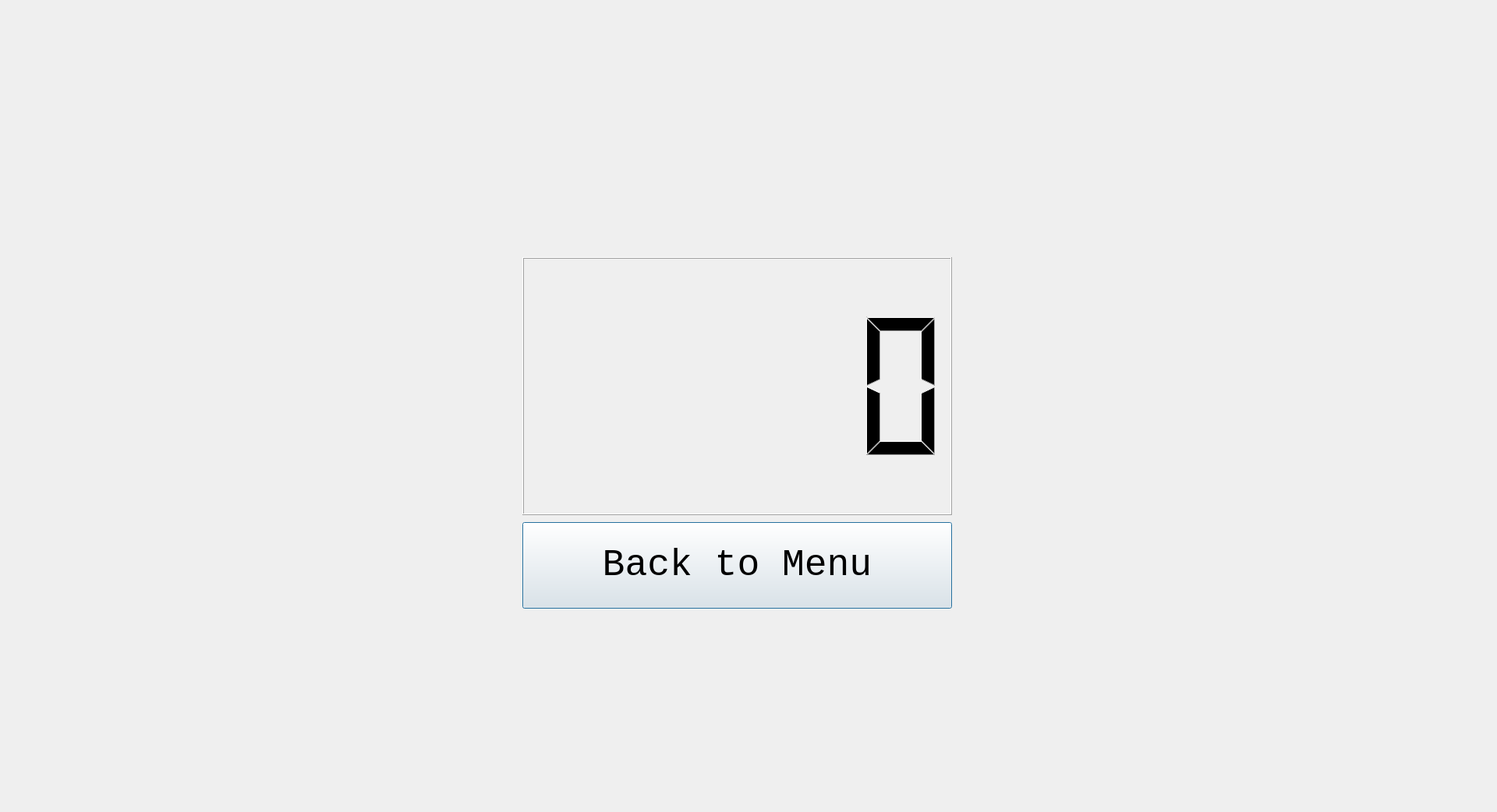
<?xml version="1.0" encoding="UTF-8"?>
<ui version="4.0">
 <class>Dialog2</class>
 <widget class="QDialog" name="Dialog2">
  <property name="geometry">
   <rect>
    <x>0</x>
    <y>0</y>
    <width>1920</width>
    <height>1042</height>
   </rect>
  </property>
  <property name="minimumSize">
   <size>
    <width>1920</width>
    <height>1042</height>
   </size>
  </property>
  <property name="baseSize">
   <size>
    <width>1920</width>
    <height>1042</height>
   </size>
  </property>
  <property name="windowTitle">
   <string>Dialog</string>
  </property>
  <widget class="QPushButton" name="pushButton">
   <property name="geometry">
    <rect>
     <x>670</x>
     <y>670</y>
     <width>551</width>
     <height>111</height>
    </rect>
   </property>
   <property name="font">
    <font>
     <family>Consolas</family>
     <pointsize>36</pointsize>
    </font>
   </property>
   <property name="text">
    <string>Back to Menu</string>
   </property>
  </widget>
  <widget class="QLCDNumber" name="lcdNumber">
   <property name="geometry">
    <rect>
     <x>670</x>
     <y>330</y>
     <width>551</width>
     <height>331</height>
    </rect>
   </property>
  </widget>
 </widget>
 <resources/>
 <connections/>
</ui>
